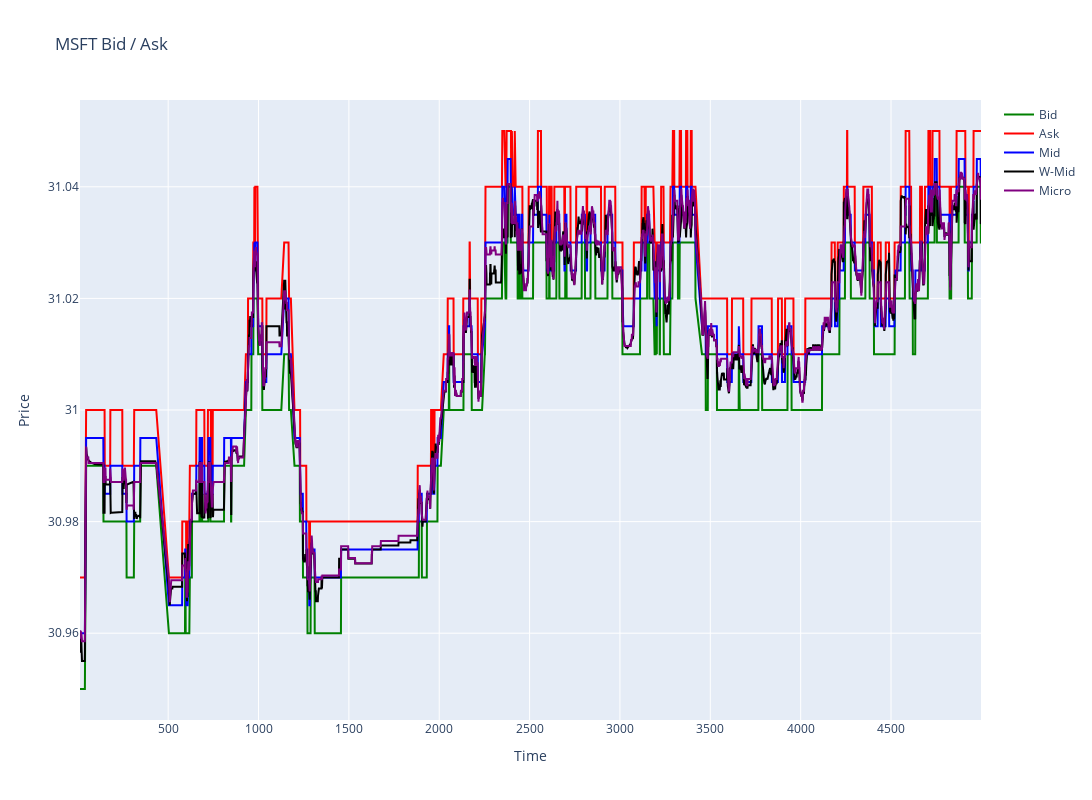

Notebook code for this chart:
### Code cell
bid = go.Scatter(x=order_book.index, y=order_book.Bid_1, mode='lines', line=dict(color='green'), name='Bid')
ask = go.Scatter(x=order_book.index, y=order_book.Ask_1, mode='lines', line=dict(color='red'), name='Ask')
mid = go.Scatter(x=order_book.index, y=order_book.Mid, mode='lines', line=dict(color='blue'), name='Mid')
wmid = go.Scatter(x=order_book.index, y=order_book.Weighted_Mid, mode='lines', line=dict(color='black'), name='W-Mid')
micro = go.Scatter(x=order_book.index, y=order_book.Micro_Price, mode='lines', line=dict(color='purple'), name='Micro')
traces = [bid, ask, mid, wmid, micro]
fig = go.Figure(data=traces)
fig.update_layout(title='MSFT Bid / Ask', xaxis_title='Time', yaxis_title='Price', width=1440, height=800, hovermode='x')
fig.show()

### Figure 1 — Plotly figure (JSON) as saved in the notebook; plotly's stock layout.template omitted (floating-point values rounded to 4 significant figures; data arrays with more than 128 entries replaced by an {"elided": "..."} marker saying what was removed)
{"data": [{"line": {"color": "green"}, "mode": "lines", "name": "Bid", "type": "scatter", "x": {"elided": "4721 int values"}, "y": {"elided": "4721 float values"}}, {"line": {"color": "red"}, "mode": "lines", "name": "Ask", "type": "scatter", "x": {"elided": "4721 int values"}, "y": {"elided": "4721 float values"}}, {"line": {"color": "blue"}, "mode": "lines", "name": "Mid", "type": "scatter", "x": {"elided": "4721 int values"}, "y": {"elided": "4721 float values"}}, {"line": {"color": "black"}, "mode": "lines", "name": "W-Mid", "type": "scatter", "x": {"elided": "4721 int values"}, "y": {"elided": "4721 float values"}}, {"line": {"color": "purple"}, "mode": "lines", "name": "Micro", "type": "scatter", "x": {"elided": "4721 int values"}, "y": {"elided": "4721 float values"}}], "layout": {"height": 800, "hovermode": "x", "title": {"text": "MSFT Bid / Ask"}, "width": 1440, "xaxis": {"title": {"text": "Time"}}, "yaxis": {"title": {"text": "Price"}}}}
